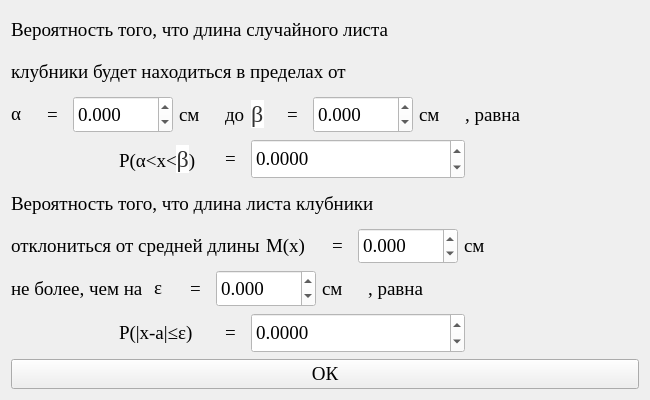
<?xml version="1.0" encoding="UTF-8"?>
<ui version="4.0">
 <class>Form</class>
 <widget class="QWidget" name="Form">
  <property name="geometry">
   <rect>
    <x>0</x>
    <y>0</y>
    <width>650</width>
    <height>400</height>
   </rect>
  </property>
  <property name="minimumSize">
   <size>
    <width>650</width>
    <height>400</height>
   </size>
  </property>
  <property name="maximumSize">
   <size>
    <width>650</width>
    <height>400</height>
   </size>
  </property>
  <property name="windowTitle">
   <string>Распределение вероятности длины случайного листа клубники</string>
  </property>
  <property name="styleSheet">
   <string notr="true"/>
  </property>
  <layout class="QGridLayout" name="gridLayout" rowstretch="4,4,1">
   <item row="0" column="0">
    <layout class="QGridLayout" name="gridLayout_8" rowstretch="3,1">
     <item row="0" column="0">
      <layout class="QGridLayout" name="gridLayout_6" columnstretch="0,1">
       <item row="0" column="0">
        <layout class="QGridLayout" name="gridLayout_5">
         <item row="1" column="0">
          <widget class="QLabel" name="label_8">
           <property name="font">
            <font>
             <family>Times New Roman</family>
             <pointsize>14</pointsize>
            </font>
           </property>
           <property name="text">
            <string>клубники будет находиться в пределах от</string>
           </property>
          </widget>
         </item>
         <item row="2" column="0">
          <layout class="QGridLayout" name="gridLayout_4">
           <item row="1" column="0">
            <layout class="QGridLayout" name="gridLayout_7">
             <item row="0" column="3">
              <widget class="QLabel" name="label_10">
               <property name="minimumSize">
                <size>
                 <width>40</width>
                 <height>0</height>
                </size>
               </property>
               <property name="maximumSize">
                <size>
                 <width>40</width>
                 <height>16777215</height>
                </size>
               </property>
               <property name="font">
                <font>
                 <family>Times New Roman</family>
                 <pointsize>14</pointsize>
                </font>
               </property>
               <property name="text">
                <string>см</string>
               </property>
              </widget>
             </item>
             <item row="0" column="7">
              <widget class="QDoubleSpinBox" name="doubleSpinBox_3">
               <property name="enabled">
                <bool>false</bool>
               </property>
               <property name="minimumSize">
                <size>
                 <width>100</width>
                 <height>25</height>
                </size>
               </property>
               <property name="maximumSize">
                <size>
                 <width>100</width>
                 <height>220</height>
                </size>
               </property>
               <property name="font">
                <font>
                 <family>Times New Roman</family>
                 <pointsize>14</pointsize>
                </font>
               </property>
               <property name="styleSheet">
                <string notr="true">color: black; background-color: white;</string>
               </property>
               <property name="decimals">
                <number>3</number>
               </property>
               <property name="minimum">
                <double>-999999999.000000000000000</double>
               </property>
               <property name="maximum">
                <double>999999999.000000000000000</double>
               </property>
               <property name="singleStep">
                <double>0.001000000000000</double>
               </property>
               <property name="value">
                <double>0.000000000000000</double>
               </property>
              </widget>
             </item>
             <item row="0" column="2">
              <widget class="QDoubleSpinBox" name="doubleSpinBox_2">
               <property name="enabled">
                <bool>false</bool>
               </property>
               <property name="minimumSize">
                <size>
                 <width>100</width>
                 <height>25</height>
                </size>
               </property>
               <property name="maximumSize">
                <size>
                 <width>100</width>
                 <height>220</height>
                </size>
               </property>
               <property name="font">
                <font>
                 <family>Times New Roman</family>
                 <pointsize>14</pointsize>
                </font>
               </property>
               <property name="styleSheet">
                <string notr="true">color: black; background-color: white;</string>
               </property>
               <property name="decimals">
                <number>3</number>
               </property>
               <property name="minimum">
                <double>-999999999.000000000000000</double>
               </property>
               <property name="maximum">
                <double>999999999.000000000000000</double>
               </property>
               <property name="singleStep">
                <double>0.001000000000000</double>
               </property>
               <property name="value">
                <double>0.000000000000000</double>
               </property>
              </widget>
             </item>
             <item row="0" column="10">
              <widget class="QLabel" name="label_16">
               <property name="font">
                <font>
                 <family>Times New Roman</family>
                 <pointsize>14</pointsize>
                </font>
               </property>
               <property name="text">
                <string>, равна</string>
               </property>
              </widget>
             </item>
             <item row="0" column="5">
              <widget class="QLabel" name="label_15">
               <property name="minimumSize">
                <size>
                 <width>30</width>
                 <height>0</height>
                </size>
               </property>
               <property name="maximumSize">
                <size>
                 <width>30</width>
                 <height>16777215</height>
                </size>
               </property>
               <property name="font">
                <font>
                 <family>Times New Roman</family>
                 <pointsize>14</pointsize>
                </font>
               </property>
               <property name="text">
                <string>&lt;html&gt;&lt;head/&gt;&lt;body&gt;&lt;p&gt;&lt;span style=&quot; font-family:'YS Text','Arial','Helvetica','Arial Unicode MS','sans-serif'; font-size:24px; color:#333333; background-color:#ffffff;&quot;&gt;β&lt;/span&gt;&lt;/p&gt;&lt;/body&gt;&lt;/html&gt;</string>
               </property>
              </widget>
             </item>
             <item row="0" column="6">
              <widget class="QLabel" name="label_13">
               <property name="minimumSize">
                <size>
                 <width>20</width>
                 <height>0</height>
                </size>
               </property>
               <property name="maximumSize">
                <size>
                 <width>20</width>
                 <height>16777215</height>
                </size>
               </property>
               <property name="font">
                <font>
                 <family>Times New Roman</family>
                 <pointsize>14</pointsize>
                </font>
               </property>
               <property name="text">
                <string>=</string>
               </property>
              </widget>
             </item>
             <item row="0" column="4">
              <widget class="QLabel" name="label_37">
               <property name="font">
                <font>
                 <family>Times New Roman</family>
                 <pointsize>14</pointsize>
                </font>
               </property>
               <property name="text">
                <string>до</string>
               </property>
              </widget>
             </item>
             <item row="0" column="1">
              <widget class="QLabel" name="label_5">
               <property name="minimumSize">
                <size>
                 <width>20</width>
                 <height>0</height>
                </size>
               </property>
               <property name="maximumSize">
                <size>
                 <width>20</width>
                 <height>16777215</height>
                </size>
               </property>
               <property name="font">
                <font>
                 <family>Times New Roman</family>
                 <pointsize>14</pointsize>
                </font>
               </property>
               <property name="text">
                <string>=</string>
               </property>
              </widget>
             </item>
             <item row="0" column="0">
              <widget class="QLabel" name="label_9">
               <property name="minimumSize">
                <size>
                 <width>30</width>
                 <height>0</height>
                </size>
               </property>
               <property name="maximumSize">
                <size>
                 <width>30</width>
                 <height>16777215</height>
                </size>
               </property>
               <property name="font">
                <font>
                 <family>Times New Roman</family>
                 <pointsize>14</pointsize>
                </font>
               </property>
               <property name="text">
                <string>&lt;html&gt;&lt;head/&gt;&lt;body&gt;&lt;p&gt;α&lt;/p&gt;&lt;/body&gt;&lt;/html&gt;</string>
               </property>
              </widget>
             </item>
             <item row="0" column="9">
              <widget class="QLabel" name="label_14">
               <property name="minimumSize">
                <size>
                 <width>40</width>
                 <height>0</height>
                </size>
               </property>
               <property name="maximumSize">
                <size>
                 <width>40</width>
                 <height>16777215</height>
                </size>
               </property>
               <property name="font">
                <font>
                 <family>Times New Roman</family>
                 <pointsize>14</pointsize>
                </font>
               </property>
               <property name="text">
                <string>см</string>
               </property>
              </widget>
             </item>
            </layout>
           </item>
          </layout>
         </item>
         <item row="0" column="0">
          <widget class="QLabel" name="label">
           <property name="font">
            <font>
             <family>Times New Roman</family>
             <pointsize>14</pointsize>
            </font>
           </property>
           <property name="text">
            <string>Вероятность того, что длина случайного листа </string>
           </property>
          </widget>
         </item>
        </layout>
       </item>
       <item row="0" column="1">
        <widget class="QLabel" name="label_11">
         <property name="text">
          <string/>
         </property>
        </widget>
       </item>
      </layout>
     </item>
     <item row="1" column="0">
      <layout class="QGridLayout" name="gridLayout_3" columnstretch="1,0,1">
       <item row="0" column="0">
        <widget class="QLabel" name="label_6">
         <property name="text">
          <string/>
         </property>
        </widget>
       </item>
       <item row="0" column="1">
        <layout class="QGridLayout" name="gridLayout_2">
         <item row="0" column="1">
          <widget class="QLabel" name="label_3">
           <property name="minimumSize">
            <size>
             <width>20</width>
             <height>0</height>
            </size>
           </property>
           <property name="maximumSize">
            <size>
             <width>20</width>
             <height>16777215</height>
            </size>
           </property>
           <property name="font">
            <font>
             <family>Times New Roman</family>
             <pointsize>14</pointsize>
            </font>
           </property>
           <property name="text">
            <string>=</string>
           </property>
          </widget>
         </item>
         <item row="0" column="2">
          <widget class="QDoubleSpinBox" name="doubleSpinBox">
           <property name="enabled">
            <bool>false</bool>
           </property>
           <property name="minimumSize">
            <size>
             <width>214</width>
             <height>25</height>
            </size>
           </property>
           <property name="maximumSize">
            <size>
             <width>16777215</width>
             <height>220</height>
            </size>
           </property>
           <property name="font">
            <font>
             <family>Times New Roman</family>
             <pointsize>14</pointsize>
            </font>
           </property>
           <property name="styleSheet">
            <string notr="true">color: black; background-color: white;</string>
           </property>
           <property name="decimals">
            <number>4</number>
           </property>
           <property name="minimum">
            <double>-999999999.000000000000000</double>
           </property>
           <property name="maximum">
            <double>999999999.000000000000000</double>
           </property>
           <property name="singleStep">
            <double>0.001000000000000</double>
           </property>
           <property name="value">
            <double>0.000000000000000</double>
           </property>
          </widget>
         </item>
         <item row="0" column="3">
          <widget class="QLabel" name="label_4">
           <property name="minimumSize">
            <size>
             <width>60</width>
             <height>0</height>
            </size>
           </property>
           <property name="maximumSize">
            <size>
             <width>16777215</width>
             <height>16777215</height>
            </size>
           </property>
           <property name="font">
            <font>
             <family>Times New Roman</family>
             <pointsize>14</pointsize>
            </font>
           </property>
           <property name="text">
            <string/>
           </property>
          </widget>
         </item>
         <item row="0" column="0">
          <widget class="QLabel" name="label_2">
           <property name="minimumSize">
            <size>
             <width>100</width>
             <height>0</height>
            </size>
           </property>
           <property name="maximumSize">
            <size>
             <width>100</width>
             <height>16777215</height>
            </size>
           </property>
           <property name="font">
            <font>
             <family>Times New Roman</family>
             <pointsize>14</pointsize>
            </font>
           </property>
           <property name="text">
            <string>&lt;html&gt;&lt;head/&gt;&lt;body&gt;&lt;p&gt;P(α&amp;lt;x&amp;lt;&lt;span style=&quot; font-family:'YS Text','Arial','Helvetica','Arial Unicode MS','sans-serif'; font-size:24px; color:#333333; background-color:#ffffff;&quot;&gt;β&lt;/span&gt;)&lt;/p&gt;&lt;/body&gt;&lt;/html&gt;</string>
           </property>
          </widget>
         </item>
        </layout>
       </item>
       <item row="0" column="2">
        <widget class="QLabel" name="label_7">
         <property name="text">
          <string/>
         </property>
        </widget>
       </item>
      </layout>
     </item>
    </layout>
   </item>
   <item row="1" column="0">
    <layout class="QGridLayout" name="gridLayout_9" rowstretch="3,1">
     <item row="0" column="0">
      <layout class="QGridLayout" name="gridLayout_10" columnstretch="0,1">
       <item row="0" column="0">
        <layout class="QGridLayout" name="gridLayout_11">
         <item row="1" column="0">
          <layout class="QGridLayout" name="gridLayout_17">
           <item row="0" column="5">
            <widget class="QLabel" name="label_39">
             <property name="minimumSize">
              <size>
               <width>40</width>
               <height>0</height>
              </size>
             </property>
             <property name="maximumSize">
              <size>
               <width>40</width>
               <height>16777215</height>
              </size>
             </property>
             <property name="font">
              <font>
               <family>Times New Roman</family>
               <pointsize>14</pointsize>
              </font>
             </property>
             <property name="text">
              <string>см</string>
             </property>
            </widget>
           </item>
           <item row="0" column="1">
            <widget class="QLabel" name="label_36">
             <property name="minimumSize">
              <size>
               <width>60</width>
               <height>0</height>
              </size>
             </property>
             <property name="maximumSize">
              <size>
               <width>60</width>
               <height>16777215</height>
              </size>
             </property>
             <property name="font">
              <font>
               <family>Times New Roman</family>
               <pointsize>14</pointsize>
              </font>
             </property>
             <property name="text">
              <string>&lt;html&gt;&lt;head/&gt;&lt;body&gt;&lt;p&gt;M(x)&lt;/p&gt;&lt;/body&gt;&lt;/html&gt;</string>
             </property>
            </widget>
           </item>
           <item row="0" column="0">
            <widget class="QLabel" name="label_19">
             <property name="font">
              <font>
               <family>Times New Roman</family>
               <pointsize>14</pointsize>
              </font>
             </property>
             <property name="text">
              <string>отклониться от средней длины</string>
             </property>
            </widget>
           </item>
           <item row="0" column="4">
            <widget class="QDoubleSpinBox" name="doubleSpinBox_9">
             <property name="enabled">
              <bool>false</bool>
             </property>
             <property name="minimumSize">
              <size>
               <width>100</width>
               <height>25</height>
              </size>
             </property>
             <property name="maximumSize">
              <size>
               <width>100</width>
               <height>220</height>
              </size>
             </property>
             <property name="font">
              <font>
               <family>Times New Roman</family>
               <pointsize>14</pointsize>
              </font>
             </property>
             <property name="styleSheet">
              <string notr="true">color: black; background-color: white;</string>
             </property>
             <property name="decimals">
              <number>3</number>
             </property>
             <property name="minimum">
              <double>-999999999.000000000000000</double>
             </property>
             <property name="maximum">
              <double>999999999.000000000000000</double>
             </property>
             <property name="singleStep">
              <double>0.001000000000000</double>
             </property>
             <property name="value">
              <double>0.000000000000000</double>
             </property>
            </widget>
           </item>
           <item row="0" column="2">
            <widget class="QLabel" name="label_35">
             <property name="minimumSize">
              <size>
               <width>20</width>
               <height>0</height>
              </size>
             </property>
             <property name="maximumSize">
              <size>
               <width>20</width>
               <height>16777215</height>
              </size>
             </property>
             <property name="font">
              <font>
               <family>Times New Roman</family>
               <pointsize>14</pointsize>
              </font>
             </property>
             <property name="text">
              <string>=</string>
             </property>
            </widget>
           </item>
          </layout>
         </item>
         <item row="2" column="0">
          <layout class="QGridLayout" name="gridLayout_13">
           <item row="0" column="0">
            <layout class="QGridLayout" name="gridLayout_14">
             <item row="0" column="6">
              <widget class="QLabel" name="label_21">
               <property name="font">
                <font>
                 <family>Times New Roman</family>
                 <pointsize>14</pointsize>
                </font>
               </property>
               <property name="text">
                <string>, равна</string>
               </property>
              </widget>
             </item>
             <item row="0" column="3">
              <widget class="QDoubleSpinBox" name="doubleSpinBox_7">
               <property name="enabled">
                <bool>false</bool>
               </property>
               <property name="minimumSize">
                <size>
                 <width>100</width>
                 <height>25</height>
                </size>
               </property>
               <property name="maximumSize">
                <size>
                 <width>100</width>
                 <height>220</height>
                </size>
               </property>
               <property name="font">
                <font>
                 <family>Times New Roman</family>
                 <pointsize>14</pointsize>
                </font>
               </property>
               <property name="styleSheet">
                <string notr="true">color: black; background-color: white;</string>
               </property>
               <property name="decimals">
                <number>3</number>
               </property>
               <property name="minimum">
                <double>-999999999.000000000000000</double>
               </property>
               <property name="maximum">
                <double>999999999.000000000000000</double>
               </property>
               <property name="singleStep">
                <double>0.001000000000000</double>
               </property>
               <property name="value">
                <double>0.000000000000000</double>
               </property>
              </widget>
             </item>
             <item row="0" column="4">
              <widget class="QLabel" name="label_20">
               <property name="minimumSize">
                <size>
                 <width>40</width>
                 <height>0</height>
                </size>
               </property>
               <property name="maximumSize">
                <size>
                 <width>40</width>
                 <height>16777215</height>
                </size>
               </property>
               <property name="font">
                <font>
                 <family>Times New Roman</family>
                 <pointsize>14</pointsize>
                </font>
               </property>
               <property name="text">
                <string>см</string>
               </property>
              </widget>
             </item>
             <item row="0" column="1">
              <widget class="QLabel" name="label_27">
               <property name="minimumSize">
                <size>
                 <width>30</width>
                 <height>0</height>
                </size>
               </property>
               <property name="maximumSize">
                <size>
                 <width>30</width>
                 <height>16777215</height>
                </size>
               </property>
               <property name="font">
                <font>
                 <family>Times New Roman</family>
                 <pointsize>14</pointsize>
                </font>
               </property>
               <property name="text">
                <string>&lt;html&gt;&lt;head/&gt;&lt;body&gt;&lt;p&gt;ε&lt;/p&gt;&lt;/body&gt;&lt;/html&gt;</string>
               </property>
              </widget>
             </item>
             <item row="0" column="0">
              <widget class="QLabel" name="label_40">
               <property name="font">
                <font>
                 <family>Times New Roman</family>
                 <pointsize>14</pointsize>
                </font>
               </property>
               <property name="text">
                <string>не более, чем на</string>
               </property>
              </widget>
             </item>
             <item row="0" column="2">
              <widget class="QLabel" name="label_25">
               <property name="minimumSize">
                <size>
                 <width>20</width>
                 <height>0</height>
                </size>
               </property>
               <property name="maximumSize">
                <size>
                 <width>20</width>
                 <height>16777215</height>
                </size>
               </property>
               <property name="font">
                <font>
                 <family>Times New Roman</family>
                 <pointsize>14</pointsize>
                </font>
               </property>
               <property name="text">
                <string>=</string>
               </property>
              </widget>
             </item>
            </layout>
           </item>
          </layout>
         </item>
         <item row="0" column="0">
          <layout class="QGridLayout" name="gridLayout_12" columnstretch="0">
           <item row="0" column="0">
            <widget class="QLabel" name="label_12">
             <property name="font">
              <font>
               <family>Times New Roman</family>
               <pointsize>14</pointsize>
              </font>
             </property>
             <property name="text">
              <string>Вероятность того, что длина листа клубники</string>
             </property>
            </widget>
           </item>
          </layout>
         </item>
        </layout>
       </item>
       <item row="0" column="1">
        <widget class="QLabel" name="label_29">
         <property name="text">
          <string/>
         </property>
        </widget>
       </item>
      </layout>
     </item>
     <item row="1" column="0">
      <layout class="QGridLayout" name="gridLayout_15" columnstretch="1,0,1">
       <item row="0" column="0">
        <widget class="QLabel" name="label_30">
         <property name="text">
          <string/>
         </property>
        </widget>
       </item>
       <item row="0" column="1">
        <layout class="QGridLayout" name="gridLayout_16">
         <item row="0" column="1">
          <widget class="QLabel" name="label_31">
           <property name="minimumSize">
            <size>
             <width>20</width>
             <height>0</height>
            </size>
           </property>
           <property name="maximumSize">
            <size>
             <width>20</width>
             <height>16777215</height>
            </size>
           </property>
           <property name="font">
            <font>
             <family>Times New Roman</family>
             <pointsize>14</pointsize>
            </font>
           </property>
           <property name="text">
            <string>=</string>
           </property>
          </widget>
         </item>
         <item row="0" column="2">
          <widget class="QDoubleSpinBox" name="doubleSpinBox_8">
           <property name="enabled">
            <bool>false</bool>
           </property>
           <property name="minimumSize">
            <size>
             <width>214</width>
             <height>25</height>
            </size>
           </property>
           <property name="maximumSize">
            <size>
             <width>16777215</width>
             <height>220</height>
            </size>
           </property>
           <property name="font">
            <font>
             <family>Times New Roman</family>
             <pointsize>14</pointsize>
            </font>
           </property>
           <property name="styleSheet">
            <string notr="true">color: black; background-color: white;</string>
           </property>
           <property name="decimals">
            <number>4</number>
           </property>
           <property name="minimum">
            <double>-999999999.000000000000000</double>
           </property>
           <property name="maximum">
            <double>999999999.000000000000000</double>
           </property>
           <property name="singleStep">
            <double>0.001000000000000</double>
           </property>
           <property name="value">
            <double>0.000000000000000</double>
           </property>
          </widget>
         </item>
         <item row="0" column="3">
          <widget class="QLabel" name="label_32">
           <property name="minimumSize">
            <size>
             <width>60</width>
             <height>0</height>
            </size>
           </property>
           <property name="maximumSize">
            <size>
             <width>16777215</width>
             <height>16777215</height>
            </size>
           </property>
           <property name="font">
            <font>
             <family>Times New Roman</family>
             <pointsize>14</pointsize>
            </font>
           </property>
           <property name="text">
            <string/>
           </property>
          </widget>
         </item>
         <item row="0" column="0">
          <widget class="QLabel" name="label_33">
           <property name="minimumSize">
            <size>
             <width>100</width>
             <height>0</height>
            </size>
           </property>
           <property name="maximumSize">
            <size>
             <width>100</width>
             <height>16777215</height>
            </size>
           </property>
           <property name="font">
            <font>
             <family>Times New Roman</family>
             <pointsize>14</pointsize>
            </font>
           </property>
           <property name="text">
            <string>&lt;html&gt;&lt;head/&gt;&lt;body&gt;&lt;p&gt;P(|x-a|≤ε)&lt;/p&gt;&lt;/body&gt;&lt;/html&gt;</string>
           </property>
          </widget>
         </item>
        </layout>
       </item>
       <item row="0" column="2">
        <widget class="QLabel" name="label_34">
         <property name="text">
          <string/>
         </property>
        </widget>
       </item>
      </layout>
     </item>
    </layout>
   </item>
   <item row="2" column="0">
    <widget class="QPushButton" name="pushButton">
     <property name="font">
      <font>
       <family>Times New Roman</family>
       <pointsize>14</pointsize>
      </font>
     </property>
     <property name="styleSheet">
      <string notr="true"/>
     </property>
     <property name="text">
      <string>ОК</string>
     </property>
    </widget>
   </item>
  </layout>
 </widget>
 <resources/>
 <connections/>
</ui>
